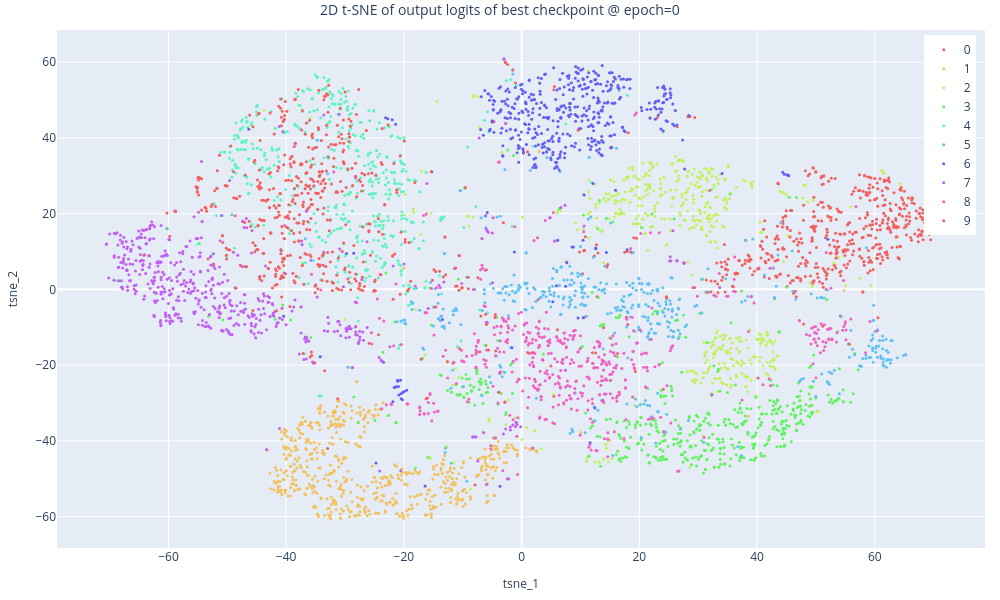
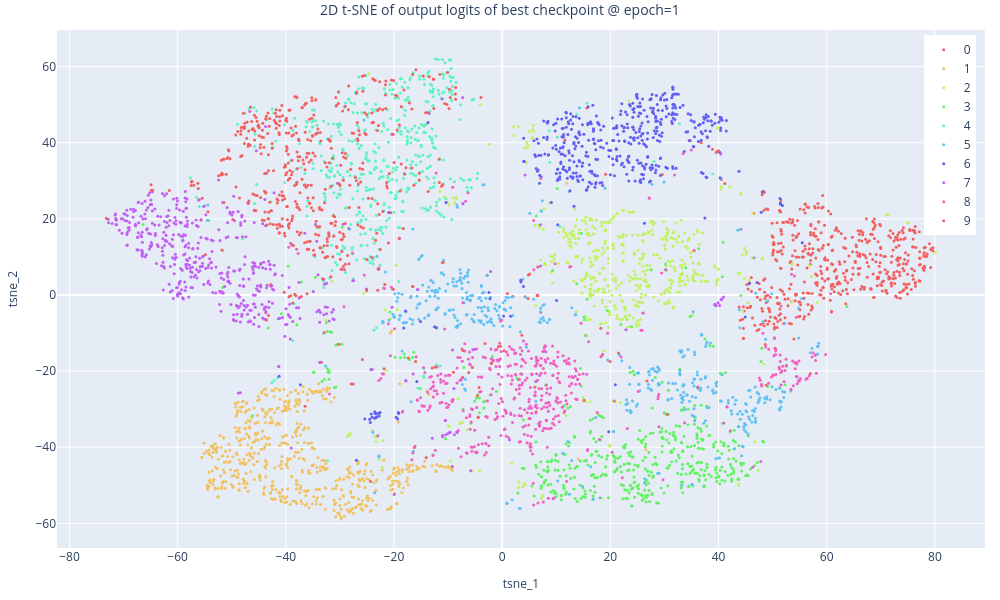

Notebook code cell kept with these figures, in order:
### Code cell
N_SAMPLES = 5_000

for checkpoint in NNRun.load("best").checkpoints():
    if checkpoint is None:
        continue
    VisUtils.two_dim_tsne_checkpoint_logits(checkpoint=checkpoint, ds=ds, n_samples=N_SAMPLES)

### Figure 1 — Plotly figure (JSON) as saved in the notebook; plotly's stock layout.template omitted (floating-point values rounded to 4 significant figures; data arrays with more than 128 entries replaced by an {"elided": "..."} marker saying what was removed)
{"data": [{"marker": {"color": "#f26060", "size": 3}, "mode": "markers", "name": "0", "type": "scatter", "x": {"elided": "513 float values"}, "y": {"elided": "513 float values"}}, {"marker": {"color": "#f2c160", "size": 3}, "mode": "markers", "name": "1", "type": "scatter", "x": {"elided": "569 float values"}, "y": {"elided": "569 float values"}}, {"marker": {"color": "#c1f260", "size": 3}, "mode": "markers", "name": "2", "type": "scatter", "x": {"elided": "522 float values"}, "y": {"elided": "522 float values"}}, {"marker": {"color": "#60f260", "size": 3}, "mode": "markers", "name": "3", "type": "scatter", "x": {"elided": "498 float values"}, "y": {"elided": "498 float values"}}, {"marker": {"color": "#60f2c1", "size": 3}, "mode": "markers", "name": "4", "type": "scatter", "x": {"elided": "489 float values"}, "y": {"elided": "489 float values"}}, {"marker": {"color": "#60c1f2", "size": 3}, "mode": "markers", "name": "5", "type": "scatter", "x": {"elided": "441 float values"}, "y": {"elided": "441 float values"}}, {"marker": {"color": "#6060f2", "size": 3}, "mode": "markers", "name": "6", "type": "scatter", "x": {"elided": "467 float values"}, "y": {"elided": "467 float values"}}, {"marker": {"color": "#c160f2", "size": 3}, "mode": "markers", "name": "7", "type": "scatter", "x": {"elided": "512 float values"}, "y": {"elided": "512 float values"}}, {"marker": {"color": "#f260c1", "size": 3}, "mode": "markers", "name": "8", "type": "scatter", "x": {"elided": "489 float values"}, "y": {"elided": "489 float values"}}, {"marker": {"color": "#f26060", "size": 3}, "mode": "markers", "name": "9", "type": "scatter", "x": {"elided": "500 float values"}, "y": {"elided": "500 float values"}}], "layout": {"height": 600, "legend": {"orientation": "v", "x": 0.99, "xanchor": "right", "y": 0.99, "yanchor": "top"}, "margin": {"b": 15, "l": 15, "pad": 0, "r": 15, "t": 30}, "title": {"font": {"size": 14}, "text": "2D t-SNE of output logits of best checkpoint @ epoch=0", "x": 0.5}, "width": 1000, "xaxis": {"title": {"font": {"size": 12}, "text": "tsne_1"}}, "yaxis": {"title": {"font": {"size": 12}, "text": "tsne_2"}}}}

### Figure 2 — Plotly figure (JSON) as saved in the notebook; plotly's stock layout.template omitted (floating-point values rounded to 4 significant figures; data arrays with more than 128 entries replaced by an {"elided": "..."} marker saying what was removed)
{"data": [{"marker": {"color": "#f26060", "size": 3}, "mode": "markers", "name": "0", "type": "scatter", "x": {"elided": "513 float values"}, "y": {"elided": "513 float values"}}, {"marker": {"color": "#f2c160", "size": 3}, "mode": "markers", "name": "1", "type": "scatter", "x": {"elided": "569 float values"}, "y": {"elided": "569 float values"}}, {"marker": {"color": "#c1f260", "size": 3}, "mode": "markers", "name": "2", "type": "scatter", "x": {"elided": "522 float values"}, "y": {"elided": "522 float values"}}, {"marker": {"color": "#60f260", "size": 3}, "mode": "markers", "name": "3", "type": "scatter", "x": {"elided": "498 float values"}, "y": {"elided": "498 float values"}}, {"marker": {"color": "#60f2c1", "size": 3}, "mode": "markers", "name": "4", "type": "scatter", "x": {"elided": "489 float values"}, "y": {"elided": "489 float values"}}, {"marker": {"color": "#60c1f2", "size": 3}, "mode": "markers", "name": "5", "type": "scatter", "x": {"elided": "441 float values"}, "y": {"elided": "441 float values"}}, {"marker": {"color": "#6060f2", "size": 3}, "mode": "markers", "name": "6", "type": "scatter", "x": {"elided": "467 float values"}, "y": {"elided": "467 float values"}}, {"marker": {"color": "#c160f2", "size": 3}, "mode": "markers", "name": "7", "type": "scatter", "x": {"elided": "512 float values"}, "y": {"elided": "512 float values"}}, {"marker": {"color": "#f260c1", "size": 3}, "mode": "markers", "name": "8", "type": "scatter", "x": {"elided": "489 float values"}, "y": {"elided": "489 float values"}}, {"marker": {"color": "#f26060", "size": 3}, "mode": "markers", "name": "9", "type": "scatter", "x": {"elided": "500 float values"}, "y": {"elided": "500 float values"}}], "layout": {"height": 600, "legend": {"orientation": "v", "x": 0.99, "xanchor": "right", "y": 0.99, "yanchor": "top"}, "margin": {"b": 15, "l": 15, "pad": 0, "r": 15, "t": 30}, "title": {"font": {"size": 14}, "text": "2D t-SNE of output logits of best checkpoint @ epoch=1", "x": 0.5}, "width": 1000, "xaxis": {"title": {"font": {"size": 12}, "text": "tsne_1"}}, "yaxis": {"title": {"font": {"size": 12}, "text": "tsne_2"}}}}
